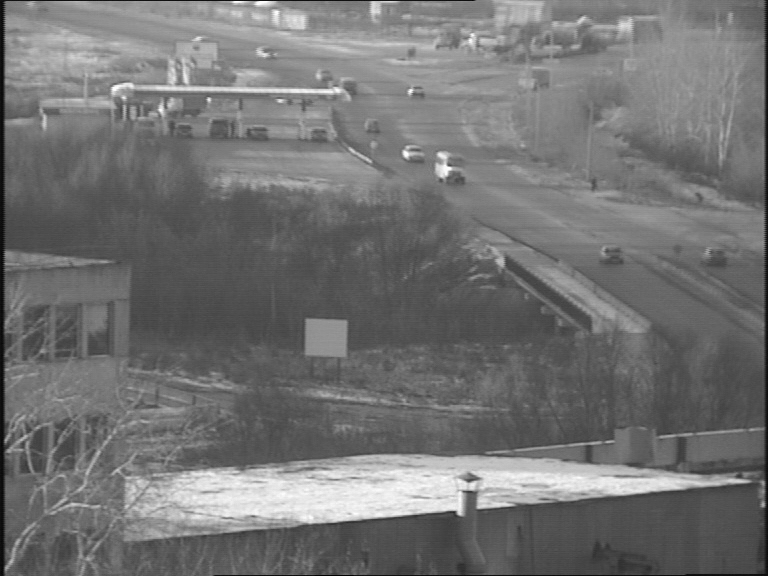
%> input picture Work/Lab2/izobr1.BMP, 768 x 576 px
$ octave test_deblur_3.m   (GNU Octave 9; MATLAB toolbox functions it lacks are replaced by stand-ins)
%> lines starting %> are read from the running program, lines starting %| are printed output that depends on the picture
close all; clear;
Image = imread('C:\Users\Insanewave\Desktop\MATLAB_CV\Work\Lab2\izobr1.BMP'); % vvedite stroku
%> Image is the input picture: size 576x768 uint8; min 0, max 254, mean 114.6

if size(Image,3)~=1
    Image = rgb2gray(Image);
end;
Image = im2double(Image);
%> Image: size 576x768 double
[num_rows num_cols] = size(Image);
%> num_rows = 576; num_cols = 768
new_rows = 256;
new_cols = 256;
if (num_rows > new_rows)
    init_rows = round((num_rows-new_rows)/2);
%> init_rows = 160
    final_rows = init_rows + new_rows - 1;
%> final_rows = 415
else
    init_rows = 1;
    final_rows = num_rows;
end;
if (num_cols > new_cols)
    init_cols = round((num_cols-new_cols)/2);
%> init_cols = 256
    final_cols = init_cols + new_cols - 1;
%> final_cols = 511
else
    init_cols = 1;
    final_cols = num_cols;
end;
Image = Image(init_rows:final_rows,init_cols:final_cols);
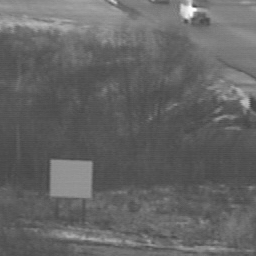
%> Image: size 256x256 double; min 0.259, max 0.988, mean 0.396
blur_type = 'motion'; % vvedite stroku
init_parameter = 5; % vvedite chislo
step_parameter = 5; % vvedite chislo
final_parameter = 25; % vvedite chislo
for i = 1 : 5
    switch lower(blur_type)
        case 'motion'
            len = init_parameter + step_parameter*(i-1);
            theta = 30;
            psf = fspecial(blur_type, len, theta);
            x_caption = '{\bfmotion} filter parameter {\bflen}';
        case 'disk'
            radius = init_parameter + step_parameter*(i-1);
            psf = fspecial(blur_type, radius);
            x_caption = '{\bfdisk} filter parameter {\bfradius}';
        case 'gaussian'
            sigma = init_parameter + step_parameter*(i-1);
            hsize = 4*sigma;
            psf = fspecial(blur_type, hsize, sigma);
            x_caption = '{\bfgaussian} filter parameter {\bfsigma}'
    end;
    Blurred = imfilter(Image, psf,'circular');
    BlurredNoisy = imnoise(Blurred,'gaussian', 0, 0.001);
    %Mask =  hamming(256)*hamming(256)';
    %BlurredNoisy =  BlurredNoisy.*Mask;
    inv_flt = deconvwnr(BlurredNoisy, psf);
    inv_error(i) = sqrt(sum(sum(abs(Image-inv_flt).^2))/prod(size(Image)));
    noise_power = abs(fftn(BlurredNoisy - Blurred)).^2;
    noise_acorr = fftshift(real(ifftn(noise_power)));
    image_power = abs(fftn(Image)).^2;
    image_acorr = fftshift(real(ifftn(image_power)));
%> (the run ends here)
